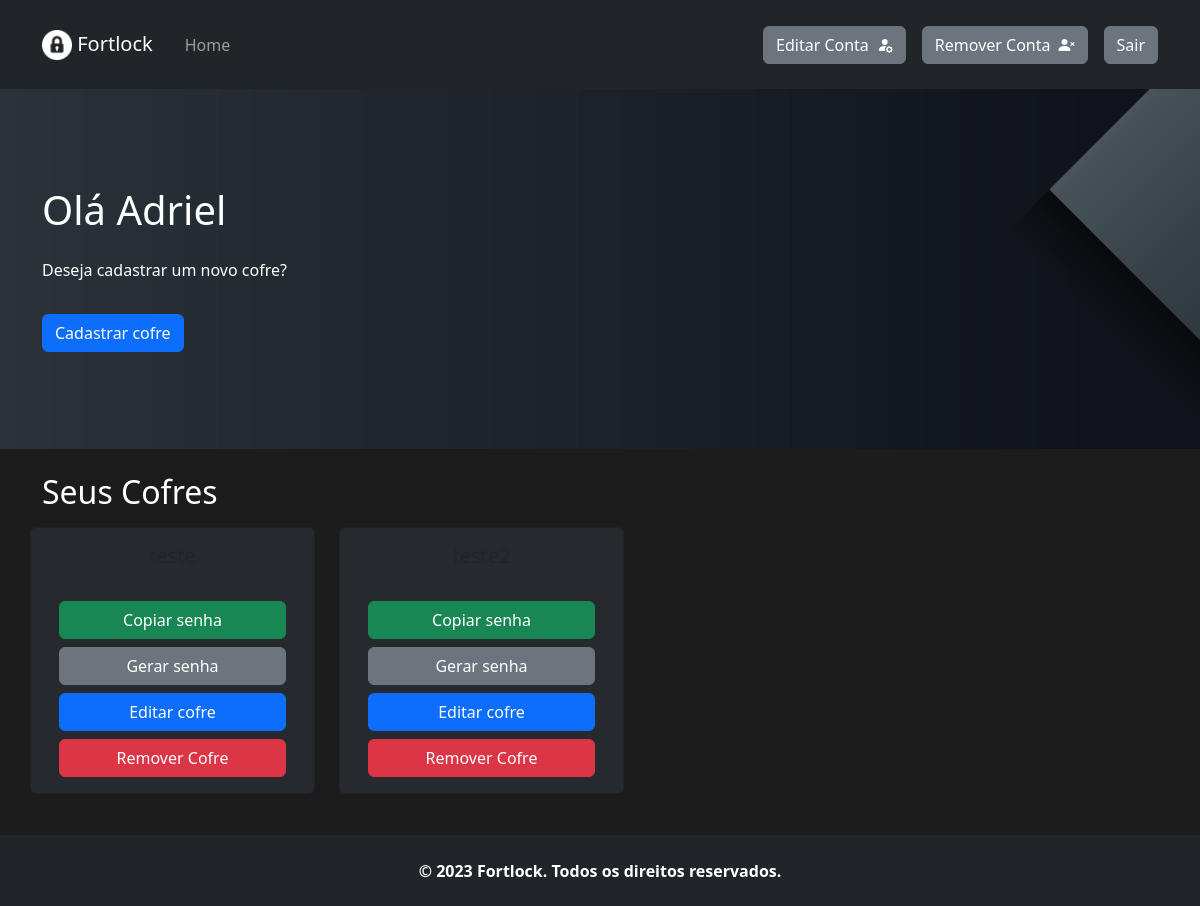
The page /dashboard/ (signed in) on the database as committed earlier.
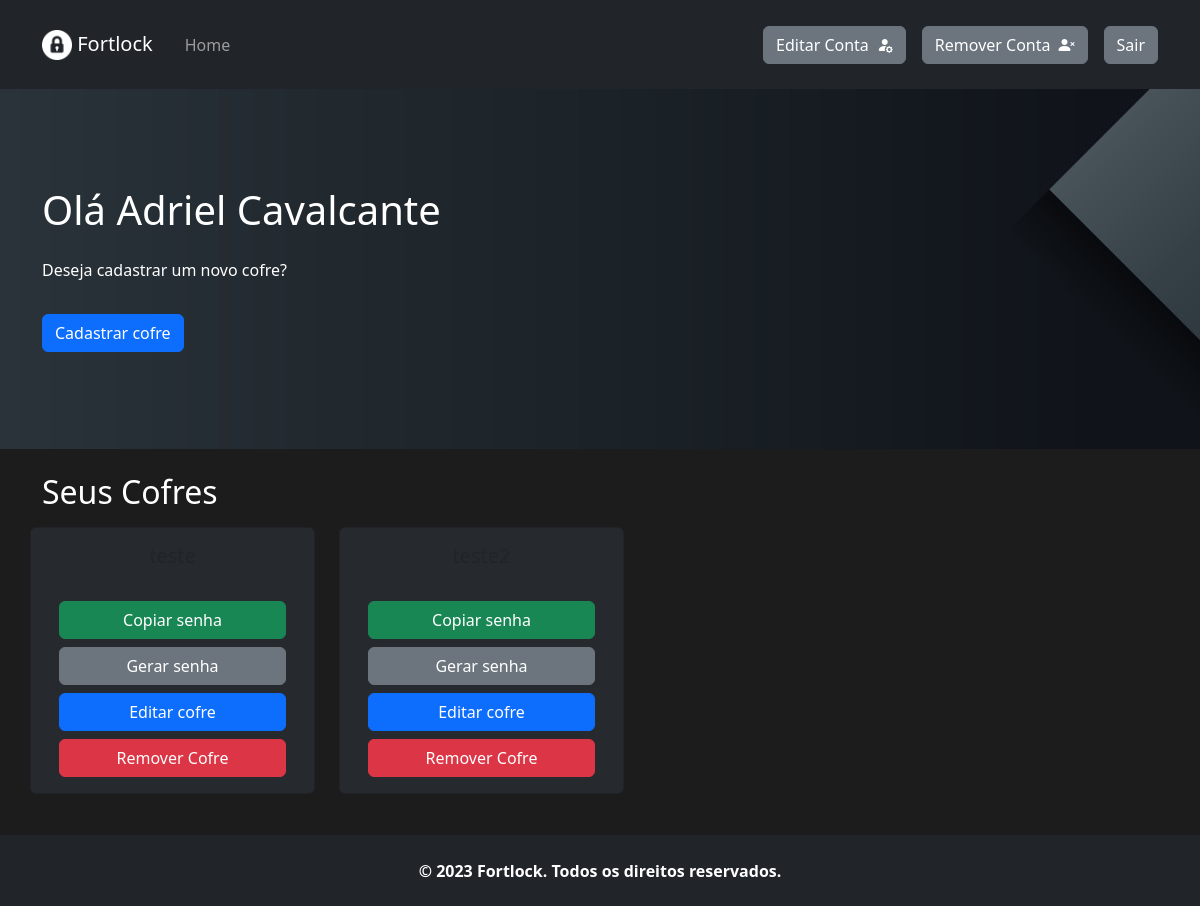
The same page on the database as committed later.
### fortlock_app/models.py (models this page shows, shortened)
class Usuario(models.Model):
    matricula = models.CharField(max_length=30, unique=True)
    nome = models.CharField(max_length=50)
    email = models.CharField(max_length=100, unique=True)
    senhaMestra = models.CharField(max_length=30)

class Cofre(models.Model):
    nome = models.CharField(max_length=30)
    senha = models.CharField(max_length=30)
    usuario = models.ForeignKey(Usuario, on_delete=models.CASCADE, default=1)

### fortlock_app/views.py (the view)
# urls.py: path('dashboard/', views.homeDashboard, name='homeDashboard'),
def homeDashboard(request):
    user_id = request.session.get('user_id')
    if user_id is not None:
        usuario = Usuario.objects.get(pk=user_id)
        cofres = Cofre.objects.filter(usuario=usuario)
        valores_iniciais = {
            'matricula': usuario.matricula,
            'nome': usuario.nome,
            'email': usuario.email,
        }
        form = AddUsuarioForm(initial=valores_iniciais)
        return render(request, 'fortlock_app/dashboard/home.html', {'cofres': cofres, 'usuario': usuario, 'form': form})
    else:
        return redirect('login')

### fortlock_app/templates/fortlock_app/dashboard/home.html (shortened to what this page needs)
{% with page_title="Fortlock - Dashboard" %}
    {% include "fortlock_app/dashboard/header.html" %}
{% endwith %}
    <main>
        <section class="hero">
            <article class="container">
                <h1>Olá {{ usuario.nome }}</h1>
                <p>Deseja cadastrar um novo cofre?</p>
                <a href="{% url 'cadastrarCofre' %}" class="btn btn-primary">Cadastrar cofre</a>
            </article>
        </section>
        <section class="container my-4">
            {% if cofres %}
                <article>
                    <h2 class="mb-3">Seus Cofres</h2>
                    <div class="row dashboard gap-4">
                        {% for cofre in cofres %}
                            <div class="card col-md-3">
                                <div class="card-body">
                                    <h5 class="card-title text-center">{{ cofre.nome }}</h5>
                                    <hr>
                                    <div class="d-flex flex-column gap-2">
                                        <button type="button" class="btn btn-success copiarSenha" id="{{ cofre.id }}">Copiar senha</button>
                                        <a href="{% url 'gerarSenha' idCofre=cofre.id %}" class="btn btn-secondary">Gerar senha</a>
                                        <button type="button" class="btn btn-primary" data-bs-toggle="modal" data-bs-target="#editarCofre{{cofre.id}}">Editar cofre</button>
                                        <button type="button" class="btn btn-danger" data-bs-toggle="modal" data-bs-target="#removerSenhaCofre{{cofre.id}}">Remover Cofre</button>
                                    </div>
                                </div>
                            </div>
                        {% endfor %}
                    </div>
                </article>
            {% else %}
                <strong class="text-center d-block mt-5">Você não possui nenhum cofre cadastrado</strong>
            {% endif %}
        </section>
    </main>
    {% include "footer.html" %}
</body>
</html>

### fortlock_app/templates/fortlock_app/dashboard/header.html (shortened to what this page needs)
<!DOCTYPE html>
<html>
<head>
    <link rel="stylesheet" href="../static/css/style.css">
    <link rel="stylesheet" href="https://cdn.jsdelivr.net/npm/bootstrap-icons@1.11.1/font/bootstrap-icons.css">
    {% load bootstrap5 %}
    {% bootstrap_css %}
</head>
<body class="principal">
    <header>
        <nav class="navbar navbar-expand-lg navbar-dark bg-dark py-4">
            <div class="container">
                <a class="navbar-brand me-4" href="/">
                    <img src="../static/img/logoFort.png" alt="Logo" width="30" style="filter: invert(1)" height="30" class="d-inline-block align-text-top">
                    Fortlock
                </a>
                <div class="collapse navbar-collapse" id="navbarSupportedContent">
                    <ul class="navbar-nav me-auto mb-2 mb-lg-0">
                        <li class="nav-item">
                            <a class="nav-link" aria-current="page" href="/">Home</a>
                        </li>
                    </ul>
                </div>
                <div class="d-flex gap-3">
                    <button type="button" class="btn btn-secondary d-flex gap-2" data-bs-toggle="modal" data-bs-target="#editarConta">Editar Conta<i class="bi bi-person-fill-gear"></i></button>
                    <button type="button" class="btn btn-secondary d-flex gap-2" data-bs-toggle="modal" data-bs-target="#removerConta">Remover Conta<i class="bi bi-person-x-fill"></i></button>
                    <a class="btn btn-secondary" role="button" href="{% url 'logout' %}">Sair</a>
                </div>
            </div>
        </nav>
    </header>

### fortlock_app/templates/footer.html
<footer>
    <p>&copy; 2023 Fortlock. Todos os direitos reservados.</p>
</footer>

### fortlock_app/static/css/style.css (style rules this page uses)
.principal { background-color: #1c1c1c; margin-bottom: 4.5rem; }
main { margin-bottom: 7rem; color: #FFF; }
main .hero { display: flex; justify-content: center; min-height: 45dvh; background-image: url('../img/background.jpg'); }
main .hero article { display: flex; flex-direction: column; justify-content: center; align-items: flex-start; gap: 1rem; }
main .hero article * { max-width: 65dvw; }
main .dashboard .card { background-color: #262A2F; }
footer { display: flex; justify-content: center; align-items: center; width: 100%; position: fixed; bottom: -1px; background-color: #212529; color: #FFF; padding: 1.5rem; z-index: 999; }
footer p { margin: 0; font-weight: 600; }

Rows that differ between the two databases and show on the page:
changed Usuario: nome "Adriel" → "Adriel Cavalcante"
